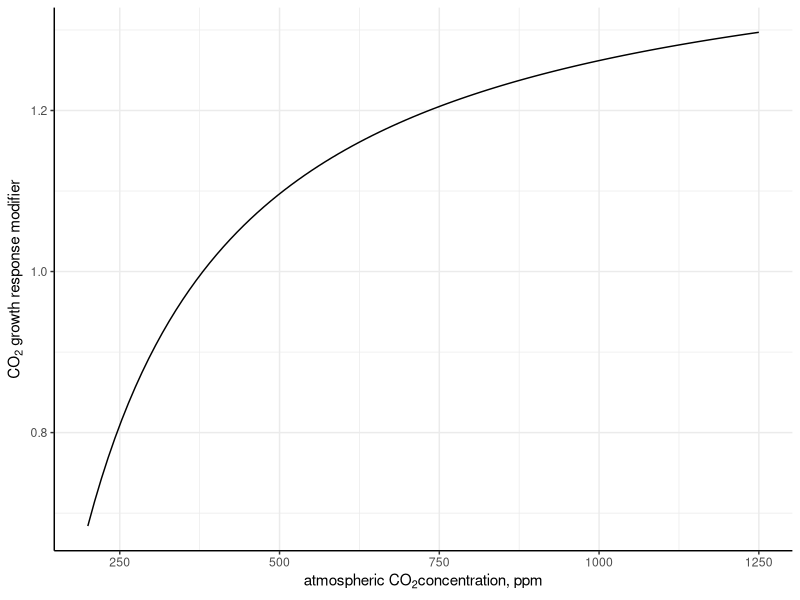
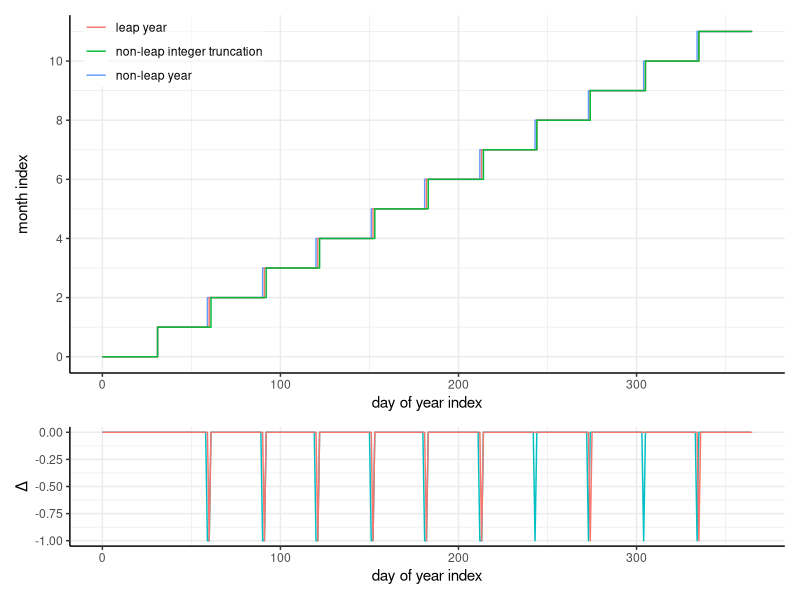

Recreate these plots in R, in order. (Note: this script raises an error after producing the figures.)
# supporting R code for C#
library(dplyr)
library(ggplot2)
library(patchwork)
library(readr)
library(tidyr)

theme_set(theme_bw() + theme(axis.line = element_line(size = 0.5),
                             legend.background = element_rect(fill = alpha("white", 0.5)),
                             legend.margin = margin(),
                             panel.border = element_blank()))

## CO₂ growth modifier
# TreeSpeciesSet.GetCarbonDioxideModifier()
co2modifier = tibble(species = "default",
                     baseConcentration = 380, # ppm
                     beta0 = 0.3,
                     co2concentration = seq(200, 1250, length.out = 100), # ppm, upper bound is RCP 8.5 in 2100
                     compensationPoint = 80, # ppm
                     nitrogenModifer = 1,
                     p0 = 1,
                     soilWaterModifier = 1,
                     beta = beta0 * (2 - soilWaterModifier) * nitrogenModifer,
                     r = 1 + log(2) * beta,
                     deltaCO2 = baseConcentration - compensationPoint,
                     k2 = (2 * baseConcentration - compensationPoint - r * deltaCO2) / ((r - 1) * deltaCO2 * (2 * baseConcentration - compensationPoint)),
                     k1 = (1 + k2 * deltaCO2) / deltaCO2,
                     modifier = p0 * k1 * (co2concentration - compensationPoint) / (1 + k2 * (co2concentration - compensationPoint)))
ggplot(co2modifier) +
  geom_path(aes(x = co2concentration, y = modifier)) +
  labs(x = bquote("atmospheric CO"[2]*"concentration, ppm"), y = bquote("CO"[2]*" growth response modifier"))


## DateTimeExtensions
# midmonth indices, non-leap year
round(0.5 * c(J = 31, F = 28, M = 31, A = 30, M = 31, J = 30, J = 31, A = 31, S = 30, O = 31, N = 30, D = 31) + cumsum(c(0, 31, 28, 31, 30, 31, 30, 31, 31, 30, 31, 30)))

# two basic options for month classification: binary tree for month ~= 3.67 comparisons to find month
#                                             integer divide + binary tree for error correction ~= 3 comparisons to find month
# Is 0.67 comparisons lower cost than cast to float, divide, and truncate? Likely so.
dateTimeExtensions = tibble(dayOfYearIndex = seq(0, 365),
                            month = c(rep("January", 31), rep("February", 28), rep("March", 31), rep("April", 30), rep("May", 31), rep("June", 30), rep("July", 31), rep("August", 31), rep("September", 30), rep("October", 31), rep("November", 30), rep("December", 31), NA),
                            monthIndex = c(rep(0, 31), rep(1, 28), rep(2, 31), rep(3, 30), rep(4, 31), rep(5, 30), rep(6, 31), rep(7, 31), rep(8, 30), rep(9, 31), rep(10, 30), rep(11, 31), NA),
                            monthIndexFromTruncation = floor(dayOfYearIndex / 30.437),
                            leapMonthIndex = c(rep(0, 31), rep(1, 29), rep(2, 31), rep(3, 30), rep(4, 31), rep(5, 30), rep(6, 31), rep(7, 31), rep(8, 30), rep(9, 31), rep(10, 30), rep(11, 31)),
                            leapMonthIndexFromTruncation = floor(dayOfYearIndex / 30.5))

ggplot(dateTimeExtensions) +
  geom_step(aes(x = dayOfYearIndex, y = monthIndex, color = "non-leap year"), na.rm = TRUE) +
  geom_step(aes(x = dayOfYearIndex, y = leapMonthIndex, color = "leap year")) +
  geom_step(aes(x = dayOfYearIndex, y = monthIndexFromTruncation, color = "non-leap integer truncation"), na.rm = TRUE) +
  scale_y_continuous(breaks = seq(0, 12, by = 2)) +
  labs(x = "day of year index", y = "month index", color = NULL) +
  theme(legend.justification = c(0, 1), legend.position = c(0.02, 1)) +
ggplot(dateTimeExtensions) +
  geom_path(aes(x = dayOfYearIndex, y = monthIndexFromTruncation - monthIndex, color = "non-leap year integer truncation"), na.rm = TRUE) +
  geom_path(aes(x = dayOfYearIndex, y = leapMonthIndexFromTruncation - leapMonthIndex, color = "leap year integer truncation"), na.rm = TRUE) +
  labs(x = "day of year index", y = "Δ", color = NULL) +
  theme(legend.position = "none") +
plot_layout(heights = c(0.75, 0.25))

dateTimeExtensions %>% group_by(month) %>% slice_min(dayOfYearIndex, n = 1) %>% arrange(monthIndex)
dateTimeExtensions %>% filter((monthIndex != monthIndexFromTruncation) | (leapMonthIndex != leapMonthIndexFromTruncation))

## Kalkalpen CO₂ file
kalkalpenCO2 = crossing(year = seq(1950, 2099), month = seq(1, 12)) %>%
  mutate(co2 = 380) # atmospheric CO₂ is set to a fixed 380 ppm for the Kalkalpen project
write_csv(kalkalpenCO2, "UnitTests/Kalkalpen/database/Kalkalpen CO2.csv")
